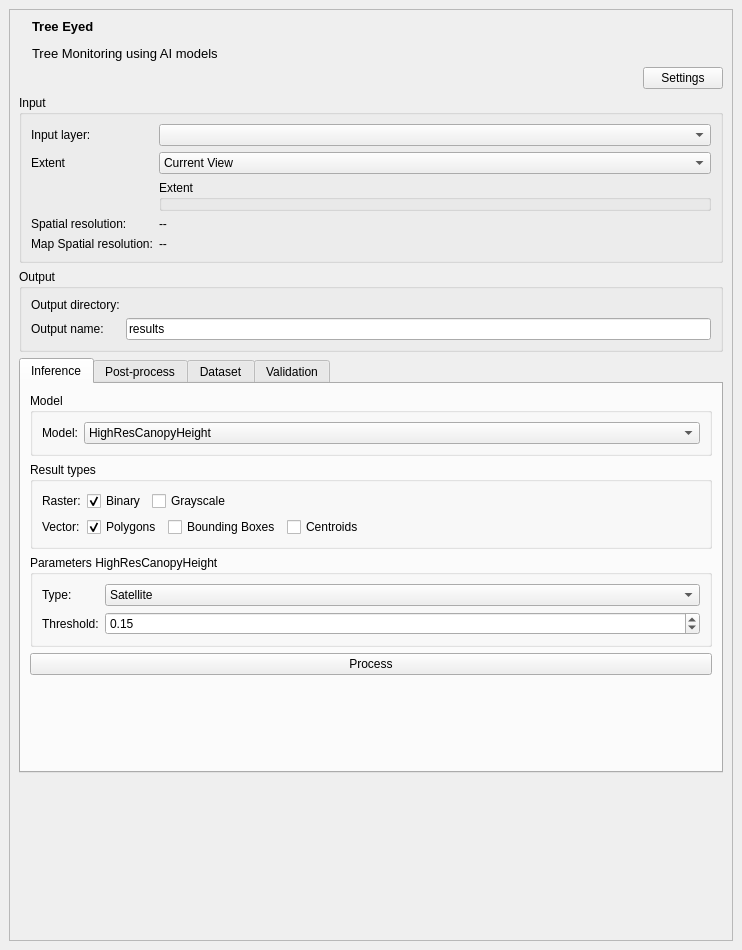
<?xml version="1.0" encoding="UTF-8"?>
<ui version="4.0">
 <class>TreeEyedDockWidgetBase</class>
 <widget class="QDockWidget" name="TreeEyedDockWidgetBase">
  <property name="geometry">
   <rect>
    <x>0</x>
    <y>0</y>
    <width>742</width>
    <height>950</height>
   </rect>
  </property>
  <property name="windowTitle">
   <string>TreeEyed</string>
  </property>
  <widget class="QWidget" name="dockWidgetContents">
   <layout class="QGridLayout" name="gridLayout">
    <item row="0" column="0">
     <layout class="QVBoxLayout" name="verticalLayout">
      <item>
       <widget class="QScrollArea" name="scrollArea">
        <property name="widgetResizable">
         <bool>true</bool>
        </property>
        <widget class="QWidget" name="scrollAreaWidgetContents">
         <property name="geometry">
          <rect>
           <x>0</x>
           <y>0</y>
           <width>695</width>
           <height>910</height>
          </rect>
         </property>
         <layout class="QVBoxLayout" name="verticalLayout_2">
          <item>
           <layout class="QHBoxLayout" name="horizontalLayout">
            <item>
             <widget class="QLabel" name="label_5">
              <property name="text">
               <string/>
              </property>
             </widget>
            </item>
            <item>
             <widget class="QLabel" name="label_4">
              <property name="text">
               <string>&lt;html&gt;&lt;head/&gt;&lt;body&gt;&lt;p&gt;&lt;span style=&quot; font-size:10pt; font-weight:600;&quot;&gt;Tree Eyed&lt;/span&gt;&lt;/p&gt;&lt;p&gt;&lt;span style=&quot; font-size:10pt;&quot;&gt;Tree Monitoring using AI models&lt;/span&gt;&lt;/p&gt;&lt;/body&gt;&lt;/html&gt;</string>
              </property>
             </widget>
            </item>
            <item>
             <spacer name="horizontalSpacer">
              <property name="orientation">
               <enum>Qt::Horizontal</enum>
              </property>
              <property name="sizeHint" stdset="0">
               <size>
                <width>40</width>
                <height>20</height>
               </size>
              </property>
             </spacer>
            </item>
            <item>
             <widget class="QLabel" name="label_6">
              <property name="text">
               <string/>
              </property>
             </widget>
            </item>
           </layout>
          </item>
          <item>
           <layout class="QHBoxLayout" name="horizontalLayout_2">
            <item>
             <spacer name="horizontalSpacer_2">
              <property name="orientation">
               <enum>Qt::Horizontal</enum>
              </property>
              <property name="sizeHint" stdset="0">
               <size>
                <width>40</width>
                <height>20</height>
               </size>
              </property>
             </spacer>
            </item>
            <item>
             <widget class="QPushButton" name="pushButton_settings">
              <property name="text">
               <string>Settings</string>
              </property>
             </widget>
            </item>
           </layout>
          </item>
          <item>
           <widget class="QgsCollapsibleGroupBox" name="mGroupBox_input">
            <property name="sizePolicy">
             <sizepolicy hsizetype="Preferred" vsizetype="Maximum">
              <horstretch>0</horstretch>
              <verstretch>0</verstretch>
             </sizepolicy>
            </property>
            <property name="title">
             <string>Input</string>
            </property>
            <layout class="QFormLayout" name="formLayout_2">
             <item row="0" column="0">
              <widget class="QLabel" name="label_10">
               <property name="enabled">
                <bool>true</bool>
               </property>
               <property name="text">
                <string>Input layer:</string>
               </property>
              </widget>
             </item>
             <item row="0" column="1">
              <widget class="QgsMapLayerComboBox" name="mMapLayerComboBox_inputLayer">
               <property name="toolTip">
                <string>&lt;html&gt;&lt;head/&gt;&lt;body&gt;&lt;p&gt;&lt;span style=&quot; font-weight:600;&quot;&gt;Layer which will be processed.&lt;/span&gt;&lt;/p&gt;&lt;p&gt;Most probably this is your ortophoto or map source (like satellite image from google earth).&lt;br/&gt;Needs to be a raster layer.&lt;/p&gt;&lt;/body&gt;&lt;/html&gt;</string>
               </property>
              </widget>
             </item>
             <item row="1" column="0">
              <widget class="QLabel" name="label_2">
               <property name="text">
                <string>Extent</string>
               </property>
              </widget>
             </item>
             <item row="1" column="1">
              <widget class="QComboBox" name="comboBox_extent">
               <item>
                <property name="text">
                 <string>Current View</string>
                </property>
               </item>
               <item>
                <property name="text">
                 <string>Layer extent</string>
                </property>
               </item>
               <item>
                <property name="text">
                 <string>Custom extent</string>
                </property>
               </item>
              </widget>
             </item>
             <item row="2" column="1">
              <widget class="QgsExtentGroupBox" name="mExtentGroupBox">
               <property name="title">
                <string>Extent</string>
               </property>
              </widget>
             </item>
             <item row="3" column="0">
              <widget class="QLabel" name="label_17">
               <property name="text">
                <string>Spatial resolution:</string>
               </property>
              </widget>
             </item>
             <item row="3" column="1">
              <widget class="QLabel" name="label_spatial_resolution">
               <property name="text">
                <string>--</string>
               </property>
              </widget>
             </item>
             <item row="4" column="0">
              <widget class="QLabel" name="label_18">
               <property name="text">
                <string>Map Spatial resolution:</string>
               </property>
              </widget>
             </item>
             <item row="4" column="1">
              <widget class="QLabel" name="label_spatial_resolution_map">
               <property name="text">
                <string>--</string>
               </property>
              </widget>
             </item>
            </layout>
           </widget>
          </item>
          <item>
           <widget class="QgsCollapsibleGroupBox" name="mGroupBox_3">
            <property name="title">
             <string>Output</string>
            </property>
            <layout class="QFormLayout" name="formLayout">
             <item row="0" column="0">
              <widget class="QLabel" name="label_7">
               <property name="text">
                <string>Output directory:</string>
               </property>
              </widget>
             </item>
             <item row="0" column="1">
              <widget class="QgsFileWidget" name="mQgsFileWidget">
               <property name="storageMode">
                <enum>QgsFileWidget::GetDirectory</enum>
               </property>
              </widget>
             </item>
             <item row="1" column="0">
              <widget class="QLabel" name="label_8">
               <property name="text">
                <string>Output name:</string>
               </property>
              </widget>
             </item>
             <item row="1" column="1">
              <widget class="QLineEdit" name="lineEdit_prefix">
               <property name="text">
                <string>results</string>
               </property>
               <property name="placeholderText">
                <string/>
               </property>
              </widget>
             </item>
            </layout>
           </widget>
          </item>
          <item>
           <widget class="QTabWidget" name="tabWidget">
            <property name="currentIndex">
             <number>0</number>
            </property>
            <widget class="QWidget" name="tab">
             <attribute name="title">
              <string>Inference</string>
             </attribute>
             <layout class="QVBoxLayout" name="verticalLayout_3">
              <item>
               <widget class="QgsCollapsibleGroupBox" name="mGroupBox_2">
                <property name="title">
                 <string>Model</string>
                </property>
                <layout class="QFormLayout" name="formLayout_4">
                 <item row="0" column="0">
                  <widget class="QLabel" name="label">
                   <property name="text">
                    <string>Model:</string>
                   </property>
                  </widget>
                 </item>
                 <item row="0" column="1">
                  <widget class="QComboBox" name="comboBox_model">
                   <property name="editable">
                    <bool>false</bool>
                   </property>
                   <item>
                    <property name="text">
                     <string>HighResCanopyHeight</string>
                    </property>
                   </item>
                   <item>
                    <property name="text">
                     <string>Mask R-CNN</string>
                    </property>
                   </item>
                   <item>
                    <property name="text">
                     <string>DeepForest</string>
                    </property>
                   </item>
                  </widget>
                 </item>
                </layout>
               </widget>
              </item>
              <item>
               <widget class="QgsCollapsibleGroupBox" name="mGroupBox">
                <property name="title">
                 <string>Result types</string>
                </property>
                <layout class="QFormLayout" name="formLayout_3">
                 <item row="1" column="0">
                  <widget class="QLabel" name="label_15">
                   <property name="text">
                    <string>Raster:</string>
                   </property>
                  </widget>
                 </item>
                 <item row="1" column="1">
                  <layout class="QHBoxLayout" name="horizontalLayout_3">
                   <item>
                    <widget class="QCheckBox" name="checkBox_raster_binary">
                     <property name="enabled">
                      <bool>true</bool>
                     </property>
                     <property name="text">
                      <string>Binary</string>
                     </property>
                     <property name="checked">
                      <bool>true</bool>
                     </property>
                    </widget>
                   </item>
                   <item>
                    <widget class="QCheckBox" name="checkBox_raster_grayscale">
                     <property name="text">
                      <string>Grayscale</string>
                     </property>
                    </widget>
                   </item>
                   <item>
                    <spacer name="horizontalSpacer_3">
                     <property name="orientation">
                      <enum>Qt::Horizontal</enum>
                     </property>
                     <property name="sizeHint" stdset="0">
                      <size>
                       <width>40</width>
                       <height>20</height>
                      </size>
                     </property>
                    </spacer>
                   </item>
                  </layout>
                 </item>
                 <item row="2" column="0">
                  <widget class="QLabel" name="label_16">
                   <property name="text">
                    <string>Vector:</string>
                   </property>
                  </widget>
                 </item>
                 <item row="2" column="1">
                  <layout class="QHBoxLayout" name="horizontalLayout_4">
                   <item>
                    <widget class="QCheckBox" name="checkBox_vector_polygons">
                     <property name="enabled">
                      <bool>true</bool>
                     </property>
                     <property name="text">
                      <string>Polygons</string>
                     </property>
                     <property name="checked">
                      <bool>true</bool>
                     </property>
                    </widget>
                   </item>
                   <item>
                    <widget class="QCheckBox" name="checkBox_vector_bounding_boxes">
                     <property name="text">
                      <string>Bounding Boxes</string>
                     </property>
                    </widget>
                   </item>
                   <item>
                    <widget class="QCheckBox" name="checkBox_vector_centroids">
                     <property name="text">
                      <string>Centroids</string>
                     </property>
                    </widget>
                   </item>
                   <item>
                    <spacer name="horizontalSpacer_4">
                     <property name="orientation">
                      <enum>Qt::Horizontal</enum>
                     </property>
                     <property name="sizeHint" stdset="0">
                      <size>
                       <width>40</width>
                       <height>20</height>
                      </size>
                     </property>
                    </spacer>
                   </item>
                  </layout>
                 </item>
                </layout>
               </widget>
              </item>
              <item>
               <widget class="QgsCollapsibleGroupBox" name="mGroupBox_HRCH">
                <property name="title">
                 <string>Parameters HighResCanopyHeight</string>
                </property>
                <layout class="QFormLayout" name="formLayout_5">
                 <item row="0" column="0">
                  <widget class="QLabel" name="label_9">
                   <property name="text">
                    <string>Type:</string>
                   </property>
                  </widget>
                 </item>
                 <item row="0" column="1">
                  <widget class="QComboBox" name="comboBox_hrch_type">
                   <item>
                    <property name="text">
                     <string>Satellite</string>
                    </property>
                   </item>
                   <item>
                    <property name="text">
                     <string>Aerial</string>
                    </property>
                   </item>
                  </widget>
                 </item>
                 <item row="1" column="0">
                  <widget class="QLabel" name="label_11">
                   <property name="text">
                    <string>Threshold:</string>
                   </property>
                  </widget>
                 </item>
                 <item row="1" column="1">
                  <widget class="QgsDoubleSpinBox" name="mQgsDoubleSpinBox_hrch_threshold">
                   <property name="decimals">
                    <number>2</number>
                   </property>
                   <property name="minimum">
                    <double>0.010000000000000</double>
                   </property>
                   <property name="maximum">
                    <double>1.000000000000000</double>
                   </property>
                   <property name="singleStep">
                    <double>0.010000000000000</double>
                   </property>
                   <property name="value">
                    <double>0.150000000000000</double>
                   </property>
                   <property name="showClearButton">
                    <bool>false</bool>
                   </property>
                   <property name="clearValue">
                    <bool>false</bool>
                   </property>
                  </widget>
                 </item>
                </layout>
               </widget>
              </item>
              <item>
               <widget class="QPushButton" name="pushButton_process">
                <property name="text">
                 <string>Process</string>
                </property>
               </widget>
              </item>
              <item>
               <spacer name="verticalSpacer_4">
                <property name="orientation">
                 <enum>Qt::Vertical</enum>
                </property>
                <property name="sizeHint" stdset="0">
                 <size>
                  <width>20</width>
                  <height>40</height>
                 </size>
                </property>
               </spacer>
              </item>
             </layout>
            </widget>
            <widget class="QWidget" name="tab_2">
             <attribute name="title">
              <string>Post-process</string>
             </attribute>
             <layout class="QVBoxLayout" name="verticalLayout_4">
              <item>
               <widget class="QgsCollapsibleGroupBox" name="mGroupBox_4">
                <property name="title">
                 <string>Raster to vector</string>
                </property>
                <layout class="QFormLayout" name="formLayout_6">
                 <item row="0" column="0">
                  <widget class="QLabel" name="label_12">
                   <property name="text">
                    <string>Raster Layer:</string>
                   </property>
                  </widget>
                 </item>
                 <item row="0" column="1">
                  <widget class="QgsMapLayerComboBox" name="mMapLayerComboBox_raster2vector"/>
                 </item>
                 <item row="1" column="1">
                  <widget class="QSpinBox" name="spinBox_raster2vector_threshold">
                   <property name="suffix">
                    <string>%</string>
                   </property>
                   <property name="maximum">
                    <number>100</number>
                   </property>
                   <property name="value">
                    <number>15</number>
                   </property>
                  </widget>
                 </item>
                 <item row="1" column="0">
                  <widget class="QLabel" name="label_21">
                   <property name="text">
                    <string>Threshold:</string>
                   </property>
                  </widget>
                 </item>
                </layout>
               </widget>
              </item>
              <item>
               <widget class="QPushButton" name="pushButton_raster2vector">
                <property name="text">
                 <string>Raster to vector</string>
                </property>
               </widget>
              </item>
              <item>
               <widget class="QgsCollapsibleGroupBox" name="mGroupBox_7">
                <property name="title">
                 <string>Filters</string>
                </property>
                <layout class="QFormLayout" name="formLayout_9">
                 <item row="1" column="0">
                  <widget class="QLabel" name="label_22">
                   <property name="text">
                    <string>Area less or equal than:</string>
                   </property>
                  </widget>
                 </item>
                 <item row="1" column="1">
                  <layout class="QHBoxLayout" name="horizontalLayout_5">
                   <item>
                    <widget class="QDoubleSpinBox" name="doubleSpinBox_filter_area">
                     <property name="suffix">
                      <string> m^2</string>
                     </property>
                     <property name="maximum">
                      <double>5000.000000000000000</double>
                     </property>
                     <property name="value">
                      <double>100.000000000000000</double>
                     </property>
                    </widget>
                   </item>
                  </layout>
                 </item>
                 <item row="0" column="0">
                  <widget class="QLabel" name="label_23">
                   <property name="text">
                    <string>Vector layer:</string>
                   </property>
                  </widget>
                 </item>
                 <item row="0" column="1">
                  <widget class="QgsMapLayerComboBox" name="mMapLayerComboBox_filter_area"/>
                 </item>
                </layout>
               </widget>
              </item>
              <item>
               <widget class="QPushButton" name="pushButton_filter_area">
                <property name="text">
                 <string>Filter by area</string>
                </property>
               </widget>
              </item>
              <item>
               <widget class="QPushButton" name="pushButton_test_process">
                <property name="text">
                 <string>Test Process</string>
                </property>
               </widget>
              </item>
              <item>
               <spacer name="verticalSpacer_2">
                <property name="orientation">
                 <enum>Qt::Vertical</enum>
                </property>
                <property name="sizeHint" stdset="0">
                 <size>
                  <width>20</width>
                  <height>40</height>
                 </size>
                </property>
               </spacer>
              </item>
             </layout>
            </widget>
            <widget class="QWidget" name="tab_3">
             <attribute name="title">
              <string>Dataset</string>
             </attribute>
             <layout class="QVBoxLayout" name="verticalLayout_6">
              <item>
               <widget class="QgsCollapsibleGroupBox" name="mGroupBox_6">
                <property name="title">
                 <string>Export dataset</string>
                </property>
                <layout class="QFormLayout" name="formLayout_8">
                 <item row="0" column="0">
                  <widget class="QLabel" name="label_3">
                   <property name="text">
                    <string>Input image:</string>
                   </property>
                  </widget>
                 </item>
                 <item row="0" column="1">
                  <widget class="QgsMapLayerComboBox" name="mMapLayerComboBox_input_image"/>
                 </item>
                 <item row="1" column="0">
                  <widget class="QLabel" name="label_19">
                   <property name="text">
                    <string>Annotations:</string>
                   </property>
                  </widget>
                 </item>
                 <item row="1" column="1">
                  <widget class="QgsMapLayerComboBox" name="mMapLayerComboBox_annotations"/>
                 </item>
                 <item row="2" column="0">
                  <widget class="QLabel" name="label_20">
                   <property name="text">
                    <string>Divisions:</string>
                   </property>
                  </widget>
                 </item>
                 <item row="2" column="1">
                  <widget class="QSpinBox" name="spinBox_tiles">
                   <property name="minimum">
                    <number>1</number>
                   </property>
                   <property name="maximum">
                    <number>100</number>
                   </property>
                  </widget>
                 </item>
                </layout>
               </widget>
              </item>
              <item>
               <widget class="QPushButton" name="pushButton_export_dataset">
                <property name="text">
                 <string>Export dataset</string>
                </property>
               </widget>
              </item>
              <item>
               <spacer name="verticalSpacer_5">
                <property name="orientation">
                 <enum>Qt::Vertical</enum>
                </property>
                <property name="sizeHint" stdset="0">
                 <size>
                  <width>20</width>
                  <height>40</height>
                 </size>
                </property>
               </spacer>
              </item>
             </layout>
            </widget>
            <widget class="QWidget" name="tab_4">
             <attribute name="title">
              <string>Validation</string>
             </attribute>
             <layout class="QVBoxLayout" name="verticalLayout_5">
              <item>
               <widget class="QgsCollapsibleGroupBox" name="mGroupBox_5">
                <property name="title">
                 <string>Validate</string>
                </property>
                <layout class="QFormLayout" name="formLayout_7">
                 <item row="0" column="0">
                  <widget class="QLabel" name="label_13">
                   <property name="text">
                    <string>Ground truth:</string>
                   </property>
                  </widget>
                 </item>
                 <item row="1" column="0">
                  <widget class="QLabel" name="label_14">
                   <property name="text">
                    <string>Prediction:</string>
                   </property>
                  </widget>
                 </item>
                 <item row="2" column="1">
                  <widget class="QgsMapLayerComboBox" name="mMapLayerComboBox_validation_ground_truth"/>
                 </item>
                 <item row="3" column="1">
                  <widget class="QgsMapLayerComboBox" name="mMapLayerComboBox_validation_prediction"/>
                 </item>
                 <item row="0" column="1">
                  <widget class="QgsFileWidget" name="mQgsFileWidget_validation_ground_truth">
                   <property name="filter">
                    <string>*.json</string>
                   </property>
                  </widget>
                 </item>
                 <item row="1" column="1">
                  <widget class="QgsFileWidget" name="mQgsFileWidget_validation_prediction">
                   <property name="filter">
                    <string>*.json</string>
                   </property>
                  </widget>
                 </item>
                </layout>
               </widget>
              </item>
              <item>
               <widget class="QPushButton" name="pushButton_validate">
                <property name="text">
                 <string>Validate</string>
                </property>
               </widget>
              </item>
              <item>
               <spacer name="verticalSpacer_3">
                <property name="orientation">
                 <enum>Qt::Vertical</enum>
                </property>
                <property name="sizeHint" stdset="0">
                 <size>
                  <width>20</width>
                  <height>208</height>
                 </size>
                </property>
               </spacer>
              </item>
             </layout>
            </widget>
           </widget>
          </item>
          <item>
           <spacer name="verticalSpacer">
            <property name="orientation">
             <enum>Qt::Vertical</enum>
            </property>
            <property name="sizeHint" stdset="0">
             <size>
              <width>20</width>
              <height>40</height>
             </size>
            </property>
           </spacer>
          </item>
         </layout>
        </widget>
       </widget>
      </item>
     </layout>
    </item>
   </layout>
  </widget>
 </widget>
 <customwidgets>
  <customwidget>
   <class>QgsCollapsibleGroupBox</class>
   <extends>QGroupBox</extends>
   <header>qgscollapsiblegroupbox.h</header>
   <container>1</container>
  </customwidget>
  <customwidget>
   <class>QgsDoubleSpinBox</class>
   <extends>QDoubleSpinBox</extends>
   <header>qgsdoublespinbox.h</header>
  </customwidget>
  <customwidget>
   <class>QgsExtentGroupBox</class>
   <extends>QgsCollapsibleGroupBox</extends>
   <header>qgsextentgroupbox.h</header>
   <container>1</container>
  </customwidget>
  <customwidget>
   <class>QgsFileWidget</class>
   <extends>QWidget</extends>
   <header>qgsfilewidget.h</header>
  </customwidget>
  <customwidget>
   <class>QgsMapLayerComboBox</class>
   <extends>QComboBox</extends>
   <header>qgsmaplayercombobox.h</header>
  </customwidget>
 </customwidgets>
 <resources/>
 <connections/>
</ui>
